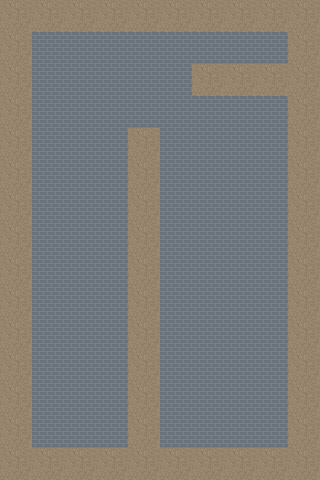

A level layout from a 2D game, rendered from its tile map. Below: a short description, then the map file with tile-grid data replaced by summaries:
An orthogonal 10x15 tile map with 32x32 px tiles, 2 tile layers (Tile Layer 1, Tile Layer 2) and 12 objects (7x wall, 2x player, 2x enemy, hole).

<map version="1.0" orientation="orthogonal" width="10" height="15" tilewidth="32" tileheight="32">
 <tileset firstgid="1" name="Afrika" tilewidth="32" tileheight="32">
  <image source="Afrika.png" width="576" height="576" />
 </tileset>
 <layer name="Tile Layer 1" width="10" height="15">
  <data>[150 cells, 150 non-empty, 1 distinct tile ids]</data>
 </layer>
 <layer name="Tile Layer 2" width="10" height="15">
  <data>[150 cells, 59 non-empty, 1 distinct tile ids]</data>
 </layer>
 <objectgroup name="Walls" width="10" height="15">
  <object type="wall" x="4" y="5" width="304" height="15" />
  <object type="wall" x="12" y="49" width="11" height="423" />
  <object type="wall" x="207" y="75" width="69" height="13" />
  <object type="wall" x="299" y="49" width="11" height="422" />
  <object type="wall" x="145" y="151" width="11" height="315" />
  <object type="wall" x="177" y="461" width="104" height="9" />
  <object type="wall" x="48" y="458" width="70" height="7" />
 </objectgroup>
 <objectgroup name="Objects" width="10" height="15">
  <object name="char3" type="player" x="168" y="42" width="17" height="17">
   <ellipse />
  </object>
  <object name="hole" type="hole" x="209" y="298">
   <polygon points="0,0 -11,13 8,13" />
  </object>
  <object name="char3" type="player" x="39" y="41" width="19" height="19">
   <ellipse />
  </object>
  <object name="char1" type="enemy" x="41" y="265" width="16" height="16">
   <ellipse />
  </object>
  <object name="char1" type="enemy" x="72" y="325" width="19" height="19">
   <ellipse />
  </object>
 </objectgroup>
</map>